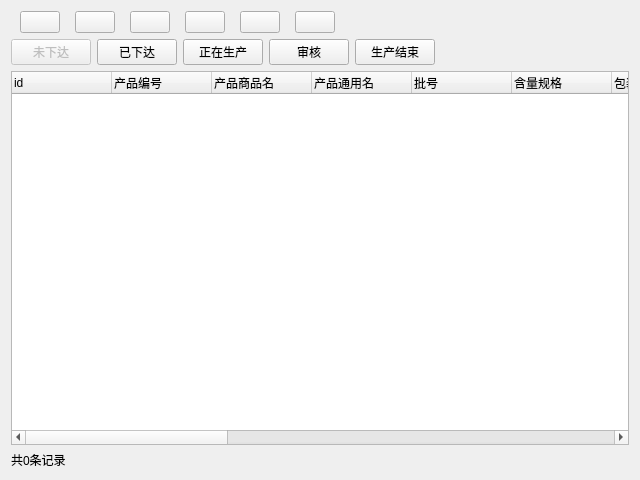
<?xml version="1.0" encoding="UTF-8"?>
<ui version="4.0">
 <class>Form</class>
 <widget class="QWidget" name="Form">
  <property name="geometry">
   <rect>
    <x>0</x>
    <y>0</y>
    <width>640</width>
    <height>480</height>
   </rect>
  </property>
  <property name="windowTitle">
   <string>Form</string>
  </property>
  <layout class="QGridLayout" name="gridLayout">
   <item row="1" column="2">
    <widget class="QPushButton" name="produceButton">
     <property name="sizePolicy">
      <sizepolicy hsizetype="Fixed" vsizetype="Fixed">
       <horstretch>0</horstretch>
       <verstretch>0</verstretch>
      </sizepolicy>
     </property>
     <property name="text">
      <string>正在生产</string>
     </property>
    </widget>
   </item>
   <item row="1" column="0">
    <widget class="QPushButton" name="editButton">
     <property name="enabled">
      <bool>false</bool>
     </property>
     <property name="sizePolicy">
      <sizepolicy hsizetype="Fixed" vsizetype="Fixed">
       <horstretch>0</horstretch>
       <verstretch>0</verstretch>
      </sizepolicy>
     </property>
     <property name="text">
      <string>未下达</string>
     </property>
    </widget>
   </item>
   <item row="1" column="1">
    <widget class="QPushButton" name="releaseButton">
     <property name="sizePolicy">
      <sizepolicy hsizetype="Fixed" vsizetype="Fixed">
       <horstretch>0</horstretch>
       <verstretch>0</verstretch>
      </sizepolicy>
     </property>
     <property name="text">
      <string>已下达</string>
     </property>
    </widget>
   </item>
   <item row="2" column="0" colspan="6">
    <widget class="QTreeWidget" name="productionrecords">
     <property name="selectionMode">
      <enum>QAbstractItemView::ExtendedSelection</enum>
     </property>
     <property name="selectionBehavior">
      <enum>QAbstractItemView::SelectRows</enum>
     </property>
     <property name="indentation">
      <number>0</number>
     </property>
     <column>
      <property name="text">
       <string>id</string>
      </property>
     </column>
     <column>
      <property name="text">
       <string>产品编号</string>
      </property>
     </column>
     <column>
      <property name="text">
       <string>产品商品名</string>
      </property>
     </column>
     <column>
      <property name="text">
       <string>产品通用名</string>
      </property>
     </column>
     <column>
      <property name="text">
       <string>批号</string>
      </property>
     </column>
     <column>
      <property name="text">
       <string>含量规格</string>
      </property>
     </column>
     <column>
      <property name="text">
       <string>包装规格</string>
      </property>
     </column>
     <column>
      <property name="text">
       <string>剂型</string>
      </property>
     </column>
     <column>
      <property name="text">
       <string>计划产量</string>
      </property>
     </column>
     <column>
      <property name="text">
       <string>制订人</string>
      </property>
     </column>
     <column>
      <property name="text">
       <string>下达时间</string>
      </property>
     </column>
     <column>
      <property name="text">
       <string>生产日期</string>
      </property>
     </column>
     <column>
      <property name="text">
       <string>审核人</string>
      </property>
     </column>
     <column>
      <property name="text">
       <string>审核时间</string>
      </property>
     </column>
     <column>
      <property name="text">
       <string>执行人</string>
      </property>
     </column>
     <column>
      <property name="text">
       <string>执行时间</string>
      </property>
     </column>
     <column>
      <property name="text">
       <string>生产线</string>
      </property>
     </column>
     <column>
      <property name="text">
       <string>生产车间</string>
      </property>
     </column>
    </widget>
   </item>
   <item row="1" column="3">
    <widget class="QPushButton" name="examineButton">
     <property name="sizePolicy">
      <sizepolicy hsizetype="Fixed" vsizetype="Fixed">
       <horstretch>0</horstretch>
       <verstretch>0</verstretch>
      </sizepolicy>
     </property>
     <property name="text">
      <string>审核</string>
     </property>
    </widget>
   </item>
   <item row="1" column="4">
    <widget class="QPushButton" name="finishedpushButton">
     <property name="sizePolicy">
      <sizepolicy hsizetype="Fixed" vsizetype="Fixed">
       <horstretch>0</horstretch>
       <verstretch>0</verstretch>
      </sizepolicy>
     </property>
     <property name="text">
      <string>生产结束</string>
     </property>
    </widget>
   </item>
   <item row="0" column="0" colspan="4">
    <layout class="QHBoxLayout" name="horizontalLayout">
     <item>
      <widget class="QPushButton" name="refreshButton">
       <property name="sizePolicy">
        <sizepolicy hsizetype="Fixed" vsizetype="Fixed">
         <horstretch>0</horstretch>
         <verstretch>0</verstretch>
        </sizepolicy>
       </property>
       <property name="toolTip">
        <string>&lt;html&gt;&lt;head/&gt;&lt;body&gt;&lt;p&gt;刷新&lt;/p&gt;&lt;/body&gt;&lt;/html&gt;</string>
       </property>
       <property name="styleSheet">
        <string notr="true"/>
       </property>
       <property name="text">
        <string/>
       </property>
       <property name="icon">
        <iconset resource="../../images/image.qrc">
         <normaloff>:/refresh.png</normaloff>:/refresh.png</iconset>
       </property>
       <property name="iconSize">
        <size>
         <width>30</width>
         <height>30</height>
        </size>
       </property>
      </widget>
     </item>
     <item>
      <widget class="QPushButton" name="addButton">
       <property name="sizePolicy">
        <sizepolicy hsizetype="Fixed" vsizetype="Fixed">
         <horstretch>0</horstretch>
         <verstretch>0</verstretch>
        </sizepolicy>
       </property>
       <property name="toolTip">
        <string>&lt;html&gt;&lt;head/&gt;&lt;body&gt;&lt;p&gt;增加记录&lt;/p&gt;&lt;/body&gt;&lt;/html&gt;</string>
       </property>
       <property name="text">
        <string/>
       </property>
       <property name="icon">
        <iconset resource="../../images/image.qrc">
         <normaloff>:/add.png</normaloff>:/add.png</iconset>
       </property>
       <property name="iconSize">
        <size>
         <width>30</width>
         <height>30</height>
        </size>
       </property>
      </widget>
     </item>
     <item>
      <widget class="QPushButton" name="deleteButton">
       <property name="sizePolicy">
        <sizepolicy hsizetype="Fixed" vsizetype="Fixed">
         <horstretch>0</horstretch>
         <verstretch>0</verstretch>
        </sizepolicy>
       </property>
       <property name="toolTip">
        <string>&lt;html&gt;&lt;head/&gt;&lt;body&gt;&lt;p&gt;删除记录&lt;/p&gt;&lt;/body&gt;&lt;/html&gt;</string>
       </property>
       <property name="text">
        <string/>
       </property>
       <property name="icon">
        <iconset resource="../../images/image.qrc">
         <normaloff>:/delete.png</normaloff>:/delete.png</iconset>
       </property>
       <property name="iconSize">
        <size>
         <width>30</width>
         <height>30</height>
        </size>
       </property>
      </widget>
     </item>
     <item>
      <widget class="QPushButton" name="queryButton">
       <property name="sizePolicy">
        <sizepolicy hsizetype="Fixed" vsizetype="Fixed">
         <horstretch>0</horstretch>
         <verstretch>0</verstretch>
        </sizepolicy>
       </property>
       <property name="toolTip">
        <string>&lt;html&gt;&lt;head/&gt;&lt;body&gt;&lt;p&gt;查找记录&lt;/p&gt;&lt;/body&gt;&lt;/html&gt;</string>
       </property>
       <property name="text">
        <string/>
       </property>
       <property name="icon">
        <iconset resource="../../images/image.qrc">
         <normaloff>:/query.png</normaloff>:/query.png</iconset>
       </property>
       <property name="iconSize">
        <size>
         <width>30</width>
         <height>30</height>
        </size>
       </property>
      </widget>
     </item>
     <item>
      <widget class="QPushButton" name="recordButton">
       <property name="sizePolicy">
        <sizepolicy hsizetype="Fixed" vsizetype="Fixed">
         <horstretch>0</horstretch>
         <verstretch>0</verstretch>
        </sizepolicy>
       </property>
       <property name="toolTip">
        <string>&lt;html&gt;&lt;head/&gt;&lt;body&gt;&lt;p&gt;查看记录&lt;/p&gt;&lt;/body&gt;&lt;/html&gt;</string>
       </property>
       <property name="text">
        <string/>
       </property>
       <property name="icon">
        <iconset resource="../../images/image.qrc">
         <normaloff>:/record.png</normaloff>:/record.png</iconset>
       </property>
       <property name="iconSize">
        <size>
         <width>30</width>
         <height>30</height>
        </size>
       </property>
      </widget>
     </item>
     <item>
      <widget class="QPushButton" name="printerButton">
       <property name="sizePolicy">
        <sizepolicy hsizetype="Fixed" vsizetype="Fixed">
         <horstretch>0</horstretch>
         <verstretch>0</verstretch>
        </sizepolicy>
       </property>
       <property name="toolTip">
        <string>&lt;html&gt;&lt;head/&gt;&lt;body&gt;&lt;p&gt;打印&lt;/p&gt;&lt;/body&gt;&lt;/html&gt;</string>
       </property>
       <property name="text">
        <string/>
       </property>
       <property name="icon">
        <iconset resource="../../images/image.qrc">
         <normaloff>:/printer.png</normaloff>:/printer.png</iconset>
       </property>
       <property name="iconSize">
        <size>
         <width>30</width>
         <height>30</height>
        </size>
       </property>
      </widget>
     </item>
    </layout>
   </item>
   <item row="3" column="0">
    <widget class="QLabel" name="countlabel">
     <property name="text">
      <string>共0条记录</string>
     </property>
    </widget>
   </item>
  </layout>
 </widget>
 <resources>
  <include location="../../images/image.qrc"/>
 </resources>
 <connections/>
</ui>
